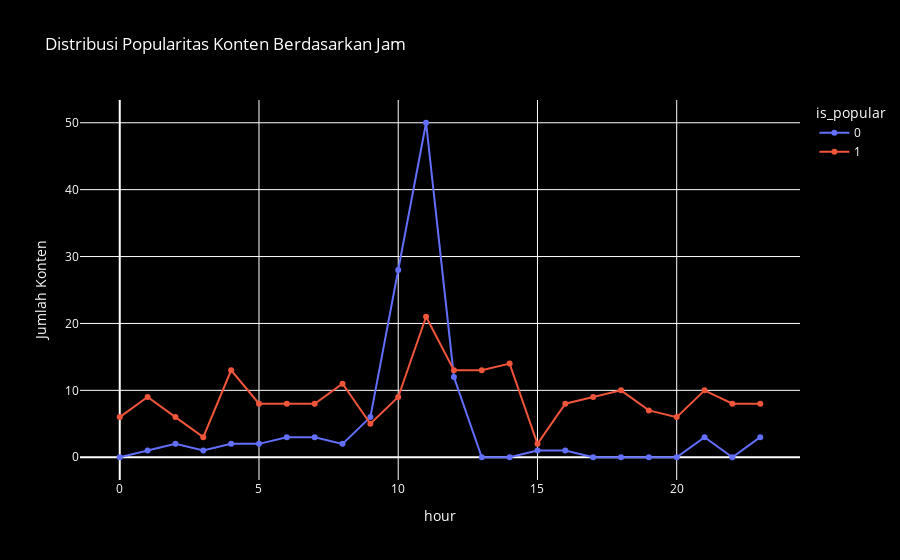

Here is the notebook cell this chart was saved with:
### Markdown cell above
VI. Visualisasi Analysis Berdasarkan Waktu

### Code cell
# Membuat diagram garis menggunakan Plotly
hour_df = df.groupby(['hour', 'is_popular']).size().unstack(fill_value=0)

hour_fig = px.line(hour_df, x=hour_df.index, y=hour_df.columns,
                    title='Distribusi Popularitas Konten Berdasarkan Jam',
                    labels={'x': 'Jam', 'value': 'Jumlah Konten', 'variable': 'Popularitas'},
                    markers=True)  # Menambahkan marker untuk setiap titik

# Mengatur layout
hour_fig.update_layout(plot_bgcolor='#000000', paper_bgcolor='#000000', font_color='white')

# Menampilkan grafik
hour_fig.show()

### Figure 1 — Plotly figure (JSON) as saved in the notebook; plotly's stock layout.template omitted (floating-point values rounded to 4 significant figures)
{"data": [{"hovertemplate": "is_popular=0<br>hour=%{x}<br>Jumlah Konten=%{y}<extra></extra>", "legendgroup": "0", "line": {"color": "#636efa", "dash": "solid"}, "marker": {"symbol": "circle"}, "mode": "lines+markers", "name": "0", "orientation": "v", "showlegend": true, "type": "scatter", "x": [0, 1, 2, 3, 4, 5, 6, 7, 8, 9, 10, 11, 12, 13, 14, 15, 16, 17, 18, 19, 20, 21, 22, 23], "xaxis": "x", "y": [0, 1, 2, 1, 2, 2, 3, 3, 2, 6, 28, 50, 12, 0, 0, 1, 1, 0, 0, 0, 0, 3, 0, 3], "yaxis": "y"}, {"hovertemplate": "is_popular=1<br>hour=%{x}<br>Jumlah Konten=%{y}<extra></extra>", "legendgroup": "1", "line": {"color": "#EF553B", "dash": "solid"}, "marker": {"symbol": "circle"}, "mode": "lines+markers", "name": "1", "orientation": "v", "showlegend": true, "type": "scatter", "x": [0, 1, 2, 3, 4, 5, 6, 7, 8, 9, 10, 11, 12, 13, 14, 15, 16, 17, 18, 19, 20, 21, 22, 23], "xaxis": "x", "y": [6, 9, 6, 3, 13, 8, 8, 8, 11, 5, 9, 21, 13, 13, 14, 2, 8, 9, 10, 7, 6, 10, 8, 8], "yaxis": "y"}], "layout": {"font": {"color": "white"}, "legend": {"title": {"text": "is_popular"}, "tracegroupgap": 0}, "paper_bgcolor": "#000000", "plot_bgcolor": "#000000", "title": {"text": "Distribusi Popularitas Konten Berdasarkan Jam"}, "xaxis": {"anchor": "y", "domain": [0, 1], "title": {"text": "hour"}}, "yaxis": {"anchor": "x", "domain": [0, 1], "title": {"text": "Jumlah Konten"}}}}
